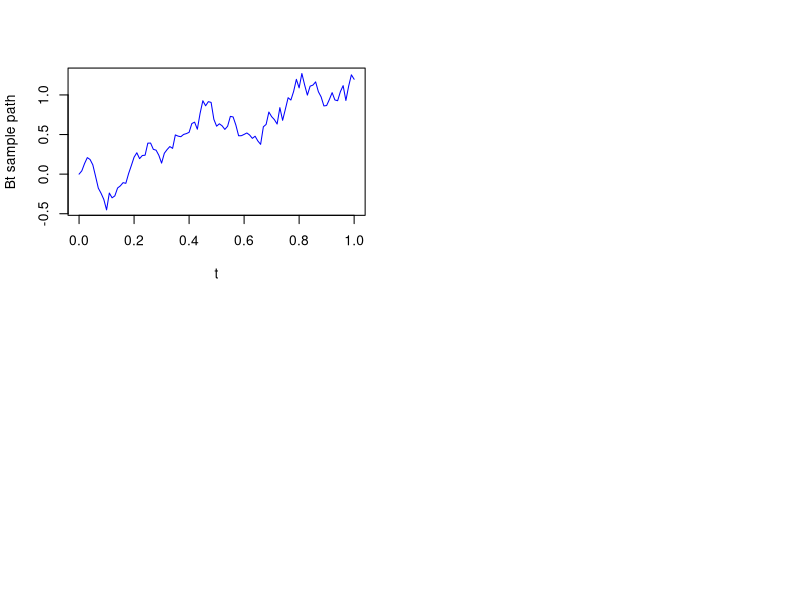

Generate this figure with R:
## ---- chunk 1
knitr::opts_chunk$set(echo = TRUE)
## ---- chunk 2
knitr::opts_chunk$set(
  message = FALSE, 
  warning = FALSE, 
  tidy=FALSE,     # display code as typed
  size="small")   # slightly smaller font for code
options(digits = 3)

# default figure size
knitr::opts_chunk$set(
  fig.width=6.75, 
  fig.height=6.75,
  fig.align = "center"
)
## ---- chunk 3
# the code demonstrates how to simulate Brownian paths 

NSim <- 1e4   # number of samples at each step
NSteps <- 100   # number of steps 
Tfin <- 1    # terminal time
B <- matrix(0,NSim,NSteps+1)  # initialize the Brownians

# simulation step
for (i in 1:NSteps){
  dB <- rnorm(NSim)
  dB <- dB - mean(dB)  # now dB has mean 0
  dB <- dB/sd(dB)  # now dB has variance 1
  dB <- sqrt(Tfin/NSteps)*dB
  B[,i+1] <- B[,i] + dB
}

t <- (0:NSteps)/NSteps*Tfin
par(mfrow=c(2,2))

# plot a Browian path
plot(t,B[5000,],type='l',col='blue',ylab='Bt sample path')
